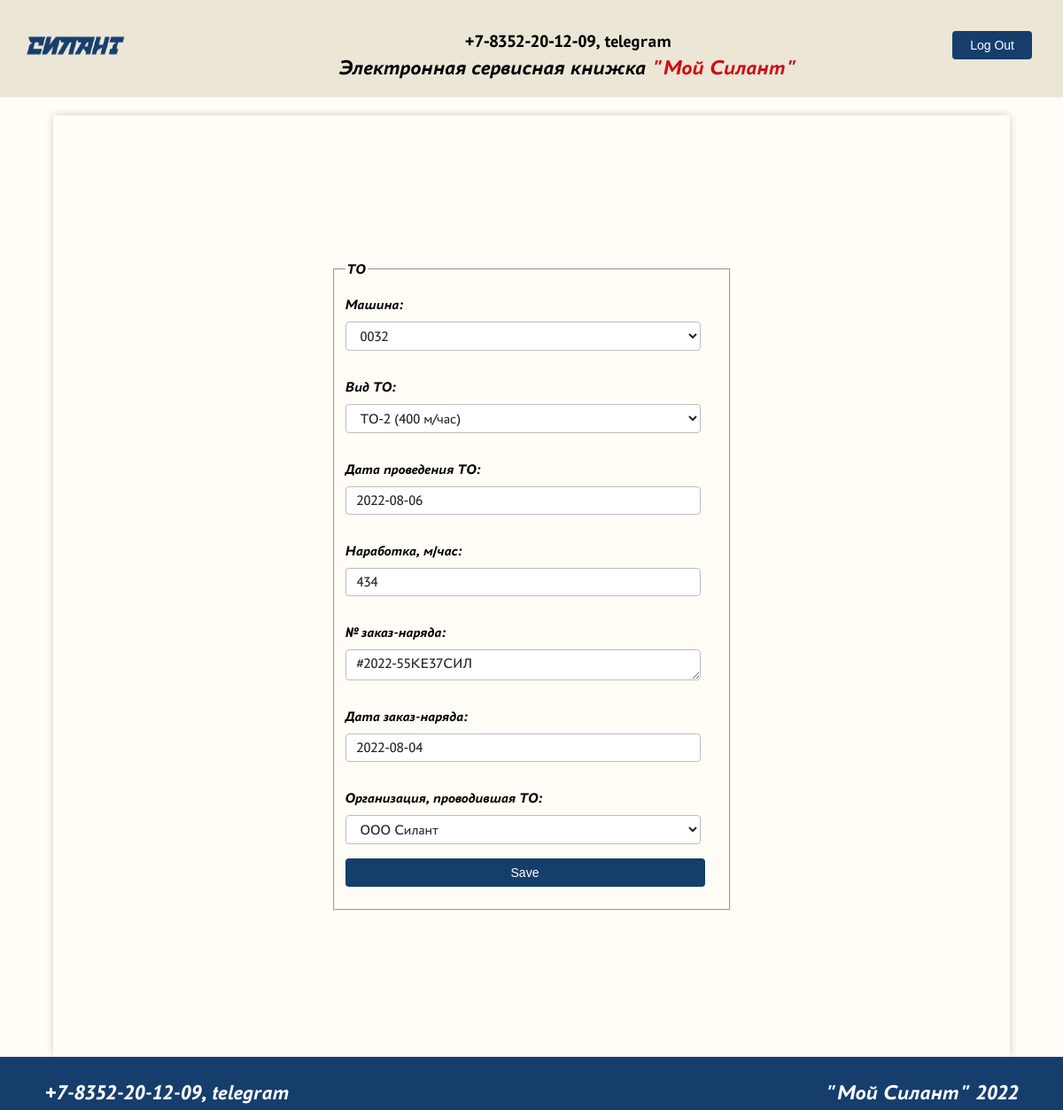
Screenshot of /maintenance/28/update/ (signed in) with the database file from the repository.
### silant_app/models.py (models this page shows)
class Maintenance(models.Model):
    vehicle = models.ForeignKey(Vehicle, on_delete=models.CASCADE, verbose_name='Машина')
    maintenanceType = models.ForeignKey(MaintenanceType, on_delete=models.CASCADE, verbose_name='Вид ТО')
    maintenanceDate = models.DateField(verbose_name='Дата проведения ТО')
    operatingTime = models.IntegerField(verbose_name='Наработка, м/час')
    workOrderNumber = models.TextField(verbose_name='№ заказ-наряда')
    workOrderDate = models.DateField(verbose_name='Дата заказ-наряда')
    maintenanceCompany = models.ForeignKey(MaintenanceCompany, on_delete=models.CASCADE, verbose_name='Организация, проводившая ТО')

### silant_app/views.py (the view, shortened to what this page needs)
# urls.py: path('maintenance/<int:pk>/update/', MaintenanceUpdateView.as_view(), name='maintenance-update'),
class MaintenanceUpdateView(LoginRequiredMixin, UserPassesTestMixin, UpdateView):
    model = Maintenance
    form_class = MaintenanceForm
    success_url = '/maintenance'
    def test_func(self):
        return True

### silant_app/forms.py
class MaintenanceForm(forms.ModelForm):
    class Meta:
        model = Maintenance
        fields = ['vehicle', 'maintenanceType', 'maintenanceDate', 'operatingTime', 'workOrderNumber', 'workOrderDate',
    'maintenanceCompany',]

### silant_app/models.py (called while the page is built)
    def __str__(self):
        return f'{self.name}'

    def __str__(self):
        return f'{self.name}'

    def __str__(self):
        return f'{self.vehicleNumber}'

### templates/silant_app/maintenance_form.html (shortened to what this page needs)
{% extends "flatpages/default.html" %}
{% block content %}
    <div class="my_form_container">
        <form class="my_filter_form" method="POST">
            <fieldset >
                <legend class="border-bottom mb-4">ТО</legend>
                    {{ form.as_p }}
                <button type="submit">Save</button>
            </fieldset>
        </form>
    </div>
{% endblock content %}

### static/css/global.css (style rules this page uses)
*, *::before, *::after { box-sizing: border-box; }
body { background: #FFFDF6; width: 100%; height: 100%; margin: 0px; padding: 0px; }
label { margin-bottom: 10px; display:inline-block; }
button, .table_button { display: inline-block; box-sizing: border-box; padding: 0 20px; margin: 0 15px 15px 0; outline: none; border: none; border-radius: 4px; height: 32px; line-height: 32px; font-size: 14px; font-weight: 500; text-decoration: none; color: #fff; background-color: #163E6C; cursor: pointer; user-select: none; appearance: none; touch-action: manipulation; vertical-align: top; }
.my_form_container { margin-top: 20px; width: 100%; height: 100vh; display: grid; justify-items: center; font-family: 'PT Astra Sans Regular', serif; font-size: 16px; border-radius: 4px; box-shadow: 0px 0px 10px 0px #00000033; overflow-y: auto; white-space: nowrap; -webkit-overflow-scrolling: touch; }
fieldset { width: 100%; display: flex; flex-direction: column; }
textarea { display: block; width: 100%; height: 35px; padding: 0.375rem 0.75rem; font-family: 'PT Astra Sans Regular'; font-size: inherit; color: #212529; background-color: #fff; background-clip: padding-box; border: 1px solid #bdbdbd; border-radius: 0.25rem; transition: border-color 0.15s ease-in-out, box-shadow 0.15s ease-in-out; }

### rows the page displays
Maintenance: vehicle "0032", maintenanceType "ТО-2 (400 м/час)", maintenanceDate "2022-08-06", operatingTime "434", workOrderNumber "#2022-55КЕ37СИЛ", workOrderDate "2022-08-04", maintenanceCompany "ООО Силант"
